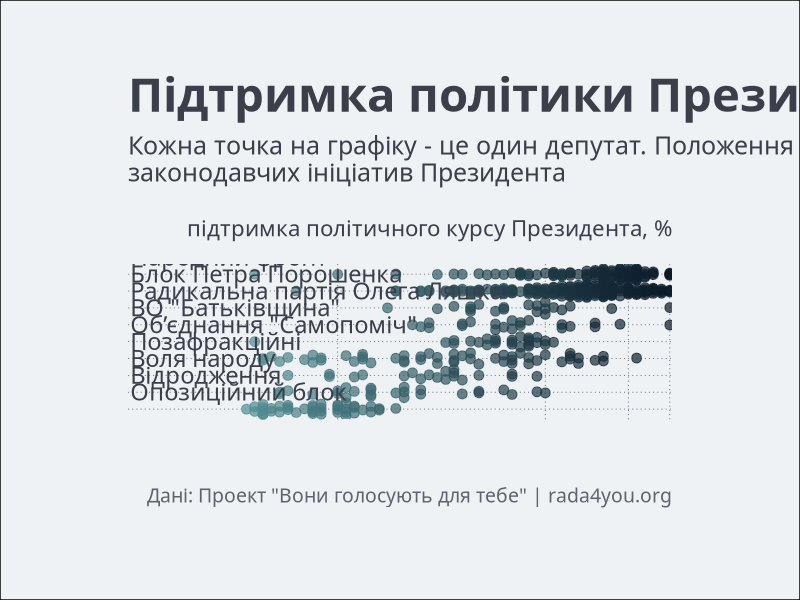

This figure's R source:
library(dplyr)
library(stringr)
library(ggplot2)
library(ggbeeswarm)

agreement <- read.csv('data/people_comparisons.csv', stringsAsFactors = F)

#process data-------------------------------------------------------------------

agreement <- agreement %>% select(person.latest_member.name.first,
                                  person.latest_member.name.last,
                                  person.latest_member.party,
                                  agreement)

agreement$person.latest_member.party <- agreement$person.latest_member.party %>% 
  str_replace_all(pattern = "Фракція Політичної партії \"НАРОДНИЙ ФРОНТ\"", 
                  replacement = 'Народний фронт') %>% 
  str_replace_all(pattern = "Фракція ПАРТІЇ \"БЛОК ПЕТРА ПОРОШЕНКА\"",
                  replacement = 'Блок Петра Порошенка') %>%
  str_replace_all(pattern = "Фракція політичної партії \"Всеукраїнське об'єднання \"Батьківщина\" у Верховній Раді України",
                  replacement = 'ВО "Батьківщина"') %>%
  str_replace_all(pattern = "Фракція Радикальної партії Олега Ляшка" ,
                  replacement = 'Радикальна партія Олега Ляшка') %>%
  str_replace_all(pattern = "Група \"Воля народу\"" ,
                  replacement = 'Воля народу') %>%
  str_replace_all(pattern = "Фракція Політичної партії \"Об'єднання \"САМОПОМІЧ\""  ,
                  replacement = 'Об’єднання "Самопоміч"') %>%
  str_replace_all(pattern = "Група \"Партія \"Відродження\""  ,
                  replacement = 'Відродження') %>%
  str_replace_all(pattern = "Фракція Політичної партії \"Опозиційний блок\" у Верховній Раді України восьмого скликання"   ,
                  replacement = 'Опозиційний блок')

parties <- agreement %>% 
  select(person.latest_member.party) %>% 
  unique.data.frame() %>% 
  mutate(person.latest_member.party = factor(person.latest_member.party))

#visualize----------------------------------------------------------------------

png(filename = 'agreement.png', width = 1000, height = 1000)

g <- ggplot(agreement)+
  geom_quasirandom(aes(x = reorder(person.latest_member.party, agreement), 
                       y = agreement,
                       color = agreement), 
                   varwidth = T, alpha = 0.7, size = 3)+
  scale_y_continuous(expand = c(0, 0.25), breaks = c(60, 85, 95, 100), 
                     limits = c(35, 100), position = 'top')+
  scale_color_continuous(low = '#528E93', high = '#0A1927')+
  coord_flip()+
  labs(x = NULL, y = "підтримка політичного курсу Президента, %\n",
       title = 'Підтримка політики Президента в розрізі фракцій',
       subtitle = str_wrap('Кожна точка на графіку - це один депутат. Положення точки на осі Х позначає рівень підтримки депутатом законодавчих ініціатив Президента', 110),
       caption = 'Дані: Проект "Вони голосують для тебе" | rada4you.org')+
  theme_minimal(base_family = 'Ubuntu Condensed')+
  theme(
    text = element_text(color = '#3A3F4A'), 
    axis.title.y = element_blank(),
    axis.title.x = element_text(hjust = 1, size = 16),
    axis.text = element_text(size = 16),
    axis.text.y = element_blank(),
    axis.ticks.length = unit(0.5, 'lines'),
    panel.grid.major = element_line(linetype = "dotted", size = 0.3, color = '#5D646F'),
    panel.spacing.x = unit(5, 'lines'),
    panel.grid.minor = element_blank(),
    legend.position = 'none',
    legend.title = element_text(hjust = 0.5),
    legend.margin = margin(b = -10, t = 0),
    plot.title = element_text(face = "bold", size = 34, margin = margin(b = 10)),
    plot.subtitle = element_text(size = 18, margin = margin(b = 20)),
    plot.caption = element_text(size = 14, margin = margin(b = 10, t = 50), color = "#5D646F"),
    plot.background = element_rect(fill = "#EFF2F4"),
    plot.margin = unit(c(2, 3, 2, 3), "cm")
  )


  g = g + geom_text(data = parties,
                    aes(y = 35, x = person.latest_member.party, 
                        label = person.latest_member.party, 
                        family = "Ubuntu Condensed"), 
                    hjust = 0, vjust = -0.5,  
                    color = "#3A3F4A", size = 6)
  
g

dev.off()
